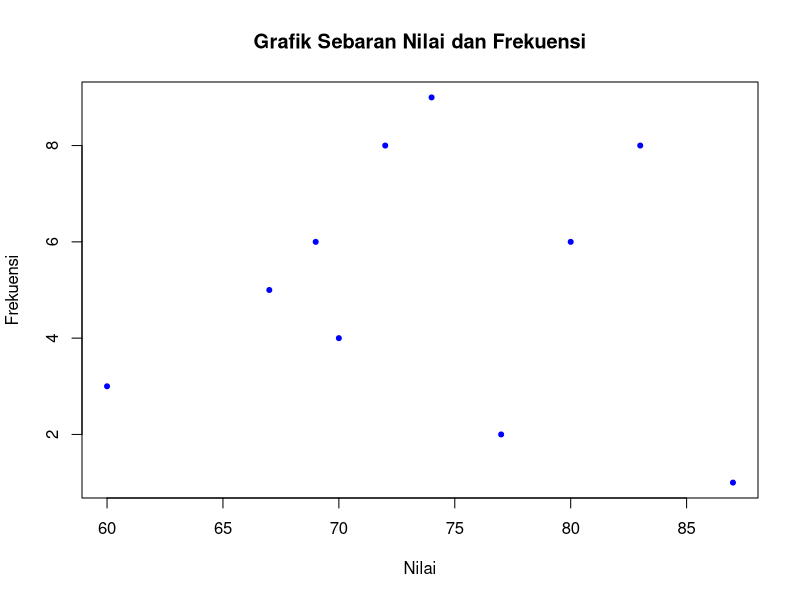
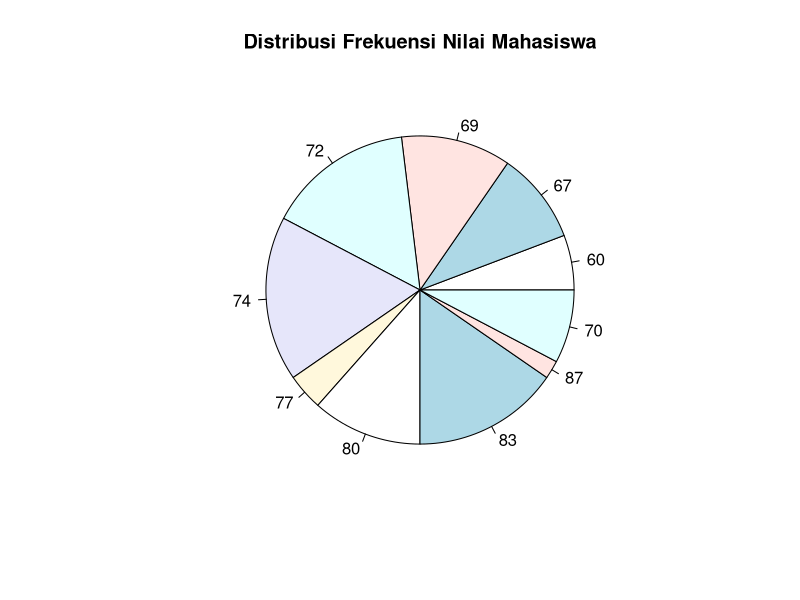
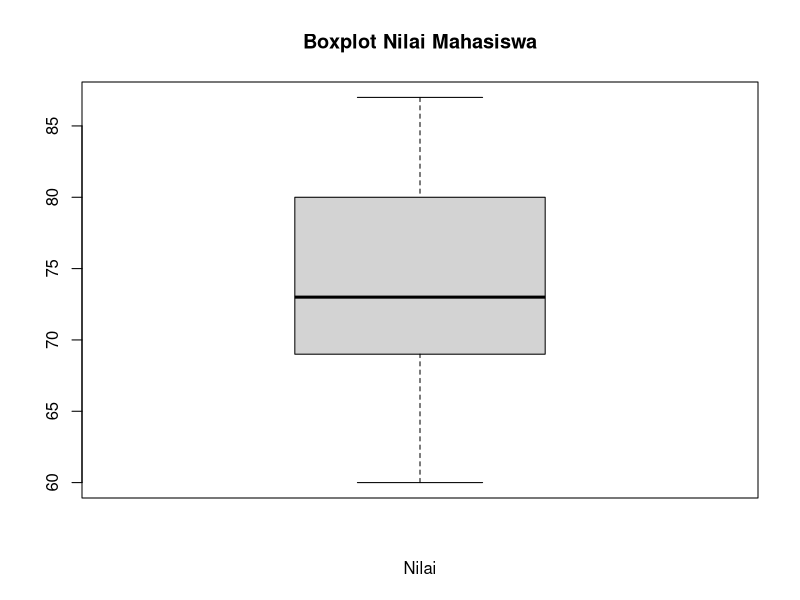

Write R code to recreate these figures, in order.
# Nomor 2 - Jawaban a, b, c

windows()

nilai <- c(60, 67, 69, 72, 74, 77, 80, 83, 87, 70)
frekuensi <- c(3, 5, 6, 8, 9, 2, 6, 8, 1, 4)

# a. Grafik Sebaran Nilai dan Frekuensi (Scatter Plot)
par(mar = c(5, 4, 4, 2) + 0.1)
plot(nilai, frekuensi,
     main = "Grafik Sebaran Nilai dan Frekuensi",
     xlab = "Nilai",
     ylab = "Frekuensi",
     pch = 20,
     col = "blue")

# b. Membuat Pie Chart
par(mar = c(5, 4, 4, 2) + 0.1)
pie(frekuensi,
    labels = nilai,
    main = "Distribusi Frekuensi Nilai Mahasiswa")

# c. Membuat Boxplot
par(mar = c(5, 4, 4, 2) + 0.1)
boxplot(nilai,
        main = "Boxplot Nilai Mahasiswa",
        xlab = "Nilai")
